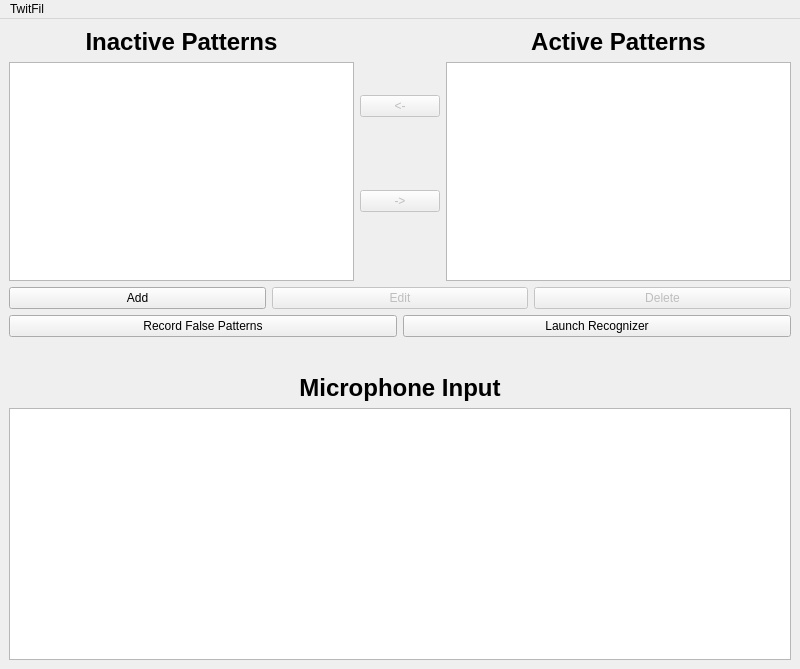
<?xml version="1.0" encoding="UTF-8"?>
<ui version="4.0">
 <class>MainWindow</class>
 <widget class="QMainWindow" name="MainWindow">
  <property name="geometry">
   <rect>
    <x>0</x>
    <y>0</y>
    <width>800</width>
    <height>669</height>
   </rect>
  </property>
  <property name="windowTitle">
   <string>TwitFil</string>
  </property>
  <widget class="QWidget" name="centralwidget">
   <layout class="QVBoxLayout" name="verticalLayout">
    <item>
     <layout class="QVBoxLayout" name="mainLayout">
      <property name="spacing">
       <number>-1</number>
      </property>
      <property name="sizeConstraint">
       <enum>QLayout::SetMaximumSize</enum>
      </property>
      <item>
       <layout class="QHBoxLayout" name="patternLayout">
        <property name="sizeConstraint">
         <enum>QLayout::SetDefaultConstraint</enum>
        </property>
        <item>
         <layout class="QVBoxLayout" name="inactivePatternLayout">
          <property name="sizeConstraint">
           <enum>QLayout::SetDefaultConstraint</enum>
          </property>
          <item>
           <widget class="QLabel" name="inactivePatternsLabel">
            <property name="font">
             <font>
              <pointsize>18</pointsize>
              <weight>75</weight>
              <bold>true</bold>
             </font>
            </property>
            <property name="text">
             <string>Inactive Patterns</string>
            </property>
            <property name="alignment">
             <set>Qt::AlignCenter</set>
            </property>
           </widget>
          </item>
          <item>
           <widget class="QListWidget" name="inactivePatternsWidget"/>
          </item>
         </layout>
        </item>
        <item>
         <layout class="QVBoxLayout" name="patternButtonsLayout">
          <property name="spacing">
           <number>-1</number>
          </property>
          <property name="sizeConstraint">
           <enum>QLayout::SetDefaultConstraint</enum>
          </property>
          <item>
           <widget class="QPushButton" name="deactivatePatternButton">
            <property name="enabled">
             <bool>false</bool>
            </property>
            <property name="text">
             <string>&lt;-</string>
            </property>
           </widget>
          </item>
          <item>
           <widget class="QPushButton" name="activatePatternButton">
            <property name="enabled">
             <bool>false</bool>
            </property>
            <property name="text">
             <string>-&gt;</string>
            </property>
           </widget>
          </item>
         </layout>
        </item>
        <item>
         <layout class="QVBoxLayout" name="activePatternLayout">
          <property name="sizeConstraint">
           <enum>QLayout::SetDefaultConstraint</enum>
          </property>
          <item>
           <widget class="QLabel" name="activePatternsLabel">
            <property name="font">
             <font>
              <pointsize>18</pointsize>
              <weight>75</weight>
              <bold>true</bold>
             </font>
            </property>
            <property name="text">
             <string>Active Patterns</string>
            </property>
            <property name="alignment">
             <set>Qt::AlignCenter</set>
            </property>
           </widget>
          </item>
          <item>
           <widget class="QListWidget" name="activePatternsWidget"/>
          </item>
         </layout>
        </item>
       </layout>
      </item>
      <item>
       <layout class="QHBoxLayout" name="managePatternsLayout">
        <item>
         <widget class="QPushButton" name="addPatternButton">
          <property name="text">
           <string>Add</string>
          </property>
         </widget>
        </item>
        <item>
         <widget class="QPushButton" name="editPatternButton">
          <property name="enabled">
           <bool>false</bool>
          </property>
          <property name="text">
           <string>Edit</string>
          </property>
         </widget>
        </item>
        <item>
         <widget class="QPushButton" name="deletePatternButton">
          <property name="enabled">
           <bool>false</bool>
          </property>
          <property name="text">
           <string>Delete</string>
          </property>
         </widget>
        </item>
       </layout>
      </item>
      <item>
       <layout class="QHBoxLayout" name="mainControlLayout">
        <item>
         <widget class="QPushButton" name="falsePatternButton">
          <property name="text">
           <string>Record False Patterns</string>
          </property>
         </widget>
        </item>
        <item>
         <widget class="QPushButton" name="toggleRecognizerButton">
          <property name="enabled">
           <bool>true</bool>
          </property>
          <property name="text">
           <string>Launch Recognizer</string>
          </property>
         </widget>
        </item>
       </layout>
      </item>
      <item>
       <widget class="QWidget" name="micStatusWidget" native="true">
        <property name="sizePolicy">
         <sizepolicy hsizetype="Preferred" vsizetype="Fixed">
          <horstretch>0</horstretch>
          <verstretch>0</verstretch>
         </sizepolicy>
        </property>
        <property name="minimumSize">
         <size>
          <width>0</width>
          <height>15</height>
         </size>
        </property>
        <property name="baseSize">
         <size>
          <width>0</width>
          <height>15</height>
         </size>
        </property>
        <property name="autoFillBackground">
         <bool>true</bool>
        </property>
       </widget>
      </item>
      <item>
       <spacer name="verticalSpacer">
        <property name="orientation">
         <enum>Qt::Vertical</enum>
        </property>
        <property name="sizeType">
         <enum>QSizePolicy::Preferred</enum>
        </property>
        <property name="sizeHint" stdset="0">
         <size>
          <width>20</width>
          <height>10</height>
         </size>
        </property>
       </spacer>
      </item>
      <item>
       <widget class="QLabel" name="micInputLabel">
        <property name="font">
         <font>
          <pointsize>18</pointsize>
          <weight>75</weight>
          <bold>true</bold>
         </font>
        </property>
        <property name="text">
         <string>Microphone Input</string>
        </property>
        <property name="alignment">
         <set>Qt::AlignCenter</set>
        </property>
       </widget>
      </item>
      <item>
       <widget class="IODevicePlotterWidget" name="micInputGraph"/>
      </item>
     </layout>
    </item>
   </layout>
  </widget>
  <widget class="QMenuBar" name="menubar">
   <property name="geometry">
    <rect>
     <x>0</x>
     <y>0</y>
     <width>800</width>
     <height>24</height>
    </rect>
   </property>
   <widget class="QMenu" name="menuTwitFil">
    <property name="title">
     <string>TwitFil</string>
    </property>
   </widget>
   <addaction name="menuTwitFil"/>
  </widget>
 </widget>
 <customwidgets>
  <customwidget>
   <class>IODevicePlotterWidget</class>
   <extends>QGraphicsView</extends>
   <header location="global">iodeviceplotterwidget.h</header>
  </customwidget>
 </customwidgets>
 <tabstops>
  <tabstop>addPatternButton</tabstop>
  <tabstop>editPatternButton</tabstop>
  <tabstop>deletePatternButton</tabstop>
  <tabstop>activatePatternButton</tabstop>
  <tabstop>deactivatePatternButton</tabstop>
  <tabstop>inactivePatternsWidget</tabstop>
  <tabstop>activePatternsWidget</tabstop>
 </tabstops>
 <resources/>
 <connections>
  <connection>
   <sender>MainWindow</sender>
   <signal>editButtonEnabledChanged(bool)</signal>
   <receiver>deletePatternButton</receiver>
   <slot>setEnabled(bool)</slot>
   <hints>
    <hint type="sourcelabel">
     <x>791</x>
     <y>385</y>
    </hint>
    <hint type="destinationlabel">
     <x>639</x>
     <y>324</y>
    </hint>
   </hints>
  </connection>
  <connection>
   <sender>MainWindow</sender>
   <signal>editButtonEnabledChanged(bool)</signal>
   <receiver>editPatternButton</receiver>
   <slot>setEnabled(bool)</slot>
   <hints>
    <hint type="sourcelabel">
     <x>459</x>
     <y>657</y>
    </hint>
    <hint type="destinationlabel">
     <x>406</x>
     <y>332</y>
    </hint>
   </hints>
  </connection>
  <connection>
   <sender>inactivePatternsWidget</sender>
   <signal>itemClicked(QListWidgetItem*)</signal>
   <receiver>activePatternsWidget</receiver>
   <slot>clearSelection()</slot>
   <hints>
    <hint type="sourcelabel">
     <x>325</x>
     <y>155</y>
    </hint>
    <hint type="destinationlabel">
     <x>471</x>
     <y>153</y>
    </hint>
   </hints>
  </connection>
  <connection>
   <sender>activePatternsWidget</sender>
   <signal>itemClicked(QListWidgetItem*)</signal>
   <receiver>inactivePatternsWidget</receiver>
   <slot>clearSelection()</slot>
   <hints>
    <hint type="sourcelabel">
     <x>478</x>
     <y>215</y>
    </hint>
    <hint type="destinationlabel">
     <x>326</x>
     <y>217</y>
    </hint>
   </hints>
  </connection>
  <connection>
   <sender>MainWindow</sender>
   <signal>toActiveButtonEnabledChanged(bool)</signal>
   <receiver>activatePatternButton</receiver>
   <slot>setEnabled(bool)</slot>
   <hints>
    <hint type="sourcelabel">
     <x>322</x>
     <y>661</y>
    </hint>
    <hint type="destinationlabel">
     <x>399</x>
     <y>208</y>
    </hint>
   </hints>
  </connection>
  <connection>
   <sender>MainWindow</sender>
   <signal>toInactiveButtonEnabledChanged(bool)</signal>
   <receiver>deactivatePatternButton</receiver>
   <slot>setEnabled(bool)</slot>
   <hints>
    <hint type="sourcelabel">
     <x>370</x>
     <y>34</y>
    </hint>
    <hint type="destinationlabel">
     <x>385</x>
     <y>111</y>
    </hint>
   </hints>
  </connection>
 </connections>
 <slots>
  <signal>toInactiveButtonEnabledChanged(bool)</signal>
  <signal>toActiveButtonEnabledChanged(bool)</signal>
  <signal>editButtonEnabledChanged(bool)</signal>
 </slots>
</ui>
